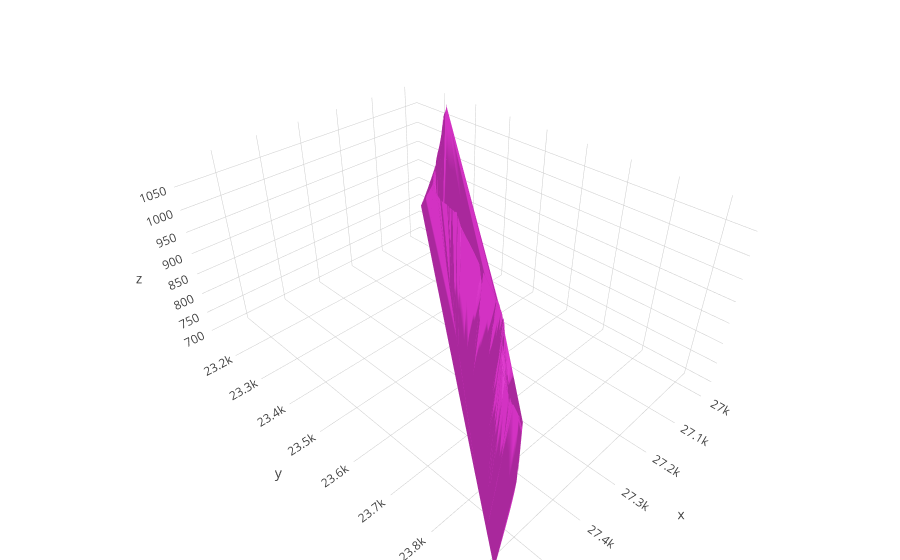

Here is the notebook cell this chart was saved with:
### Code cell
# 3d visualization with plotly
from scipy.spatial import Delaunay

# geological layers as triangulated planar surfaces
# sandstone/siltstone contact crossing PH and TH
x = [27652.8, 27470.3, 27645.2, (27652.8 + (27652.8 - 27470.3)), (27652.8 + (27652.8 - 27645.2)) ]
y = [23334.1, 23291.9, 23548.0, (23334.1 + (23334.1 - 23291.9)), (23334.1 + (23334.1 - 23548.0))]
z = [959.7, 1227.5, 1240.5, (959.7 + (959.7 - 1227.5)), (959.7 + (959.7 - 1240.5))]
points2D=np.vstack([x,y]).T
tri=Delaunay(points2D)
#triangles, lines = plotly_trisurf(x,y,z, tri.simplices, fcolor='orange', plot_edges=True)
# assign only triangles to element to allow multiple plot elements in go.Figure
sandstone = plotly_trisurf(x,y,z, tri.simplices, fcolor='rgb(211, 50, 195)', plot_edges=True)[0]

# siltstone/sandstione contact crossing PH and TH
#   for visualization taken 0.1m lower than sandstone/siltstone contact 
x = [27652.8, 27470.3, 27645.2, (27652.8 + (27652.8 - 27470.3)), (27652.8 + (27652.8 - 27645.2)) ]
y = [23334.1, 23291.9, 23548.0, (23334.1 + (23334.1 - 23291.9)), (23334.1 + (23334.1 - 23548.0))]
z = [959.6, 1227.4, 1240.4, (959.6 + (959.6 - 1227.4)), (959.6 + (959.7 - 1240.4))]
points2D=np.vstack([x,y]).T
tri=Delaunay(points2D)
#triangles, lines = plotly_trisurf(x,y,z, tri.simplices, fcolor='orange', plot_edges=True)
siltstone = plotly_trisurf(x,y,z, tri.simplices, fcolor='rgb(38, 124, 55)', plot_edges=True)[0]

# fault crossing vicinity of PH and TH
x = [28421.4,27749.1, 27654.2]
y = [23164.8, 22904.6, 23328.3]
z = [1364.5, 1189.9, 876.7]
points2D=np.vstack([x,y]).T
tri=Delaunay(points2D)
#triangles, lines = plotly_trisurf(x,y,z, tri.simplices, fcolor='orange', plot_edges=True)
fault = plotly_trisurf(x,y,z, tri.simplices, fcolor='red', plot_edges=True)[0]



# # geological layers $HOME/projects/RogunHPP/data/testing/Test71.csvas 3d surfaces from Sketchup
# # https://plot.ly/python/3d-mesh/
# vertices=np.loadtxt('/home/kaelin_joseph/projects/RogunHPP/data/testing/Test1_points.csv', 
#                     skiprows=0, delimiter=',', usecols = (0,1,2))
# unique_vertices = np.unique(vertices, axis=0)
# xx,yy,zz=zip(*unique_vertices)
# #su_surface = go.Mesh3d(x=xx,y=yy,z=zz,color='#FFB6C1',opacity=0.50)
# su_surface = go.Mesh3d(x=xx,y=yy,z=zz,color='orange',opacity=0.50)


# better method as above for 'sandstone' ??
# geological layers $HOME/projects/RogunHPP/data/testing/Test71.csvas 3d surfaces from Sketchup
vertices=np.loadtxt('/home/kaelin_joseph/projects/RogunHPP/data/testing/Test1_points.csv', 
                    skiprows=0, delimiter=',', usecols = (0,1,2))
unique_vertices = np.unique(vertices, axis=0)
xx,yy,zz=zip(*unique_vertices)
points2D=np.vstack([xx,yy]).T  #.T ->> transposes array
tri=Delaunay(points2D)
#triangles, lines = plotly_trisurf(x,y,z, tri.simplices, fcolor='orange', plot_edges=True)
#su_surface = plotly_trisurf(xx,yy,zz, tri.simplices, fcolor='rgb(211, 50, 195)', plot_edges=True)[0]
su_surface = plotly_trisurf(xx,yy,zz, tri.simplices, fcolor='rgb(211, 50, 195)', plot_edges=False)[0]







# plot alignments
ph_alignment = go.Scatter3d(
    x=ph_alignment_df['Easting'].tolist(),
    y=ph_alignment_df['Northing'].tolist(),
    z=ph_alignment_df['Elevation'].tolist(),
    mode='lines',
    line=dict(width=3,
              color='#17becf'),
    name ="PH alignment",   
)

th_alignment = go.Scatter3d(
    x=th_alignment_df['Easting'].tolist(),
    y=th_alignment_df['Northing'].tolist(),
    z=th_alignment_df['Elevation'].tolist(),
    mode='lines',
    line=dict(width=3,
              color='#9467bd'),
    name ="TH alignment",   
)

# plot grouting data
ph_stages = go.Scatter3d(
    x=(data_ph['x_stage_max']),
    y=(data_ph['y_stage_max']),
    z=(data_ph['z_stage_max']),
    mode='markers',
    marker=dict(
        size=(data_ph['Cement']/150),
        color = '#17becf',        
        opacity=1.0
    )
)

th_stages = go.Scatter3d(
    x=(data_th['x_stage_max']),
    y=(data_th['y_stage_max']),
    z=(data_th['z_stage_max']),
    mode='markers',
    marker=dict(
        size=(data_th['Cement']/150),
        color = '#9467bd',
        opacity=1.0
    )
)

#data = [triangles, lines, ph_alignment, th_alignment, ph_stages, th_stages]
#data = [sandstone, siltstone, fault, ph_alignment, th_alignment, ph_stages, th_stages]
#data = [sandstone, siltstone, ph_alignment, th_alignment, ph_stages, th_stages]
data = [su_surface]

layout = go.Layout(
    margin=dict(
        l=0,
        r=0,
        b=0,
        t=0
    ),
    
#     scene=Scene(
#         xaxis=dict(
#             range = [27500,27800]
#         ),
#         yaxis=dict(
#             range = [23200,23500]
#         ),
#         zaxis=dict(
#             range = [800,1100]
#         )
#     )
)

# axis = dict(
# showbackground=True,
# #backgroundcolor="rgb(230, 230,230)",
# #gridcolor="rgb(255, 255, 255)",
# #zerolinecolor="rgb(255, 255, 255)",
#     )
# layout = go.Layout(
#          title='test',
#          width=800,
#          height=800,
#          scene=dict(
#          xaxis=dict(axis),
#          yaxis=dict(axis),
#          zaxis=dict(axis),
#          aspectratio=dict(
#             x=1,
#             y=1,
#             z=1
#         ),
#         )
#         )

fig = go.Figure(data=data, layout=layout)
plotly.offline.iplot(fig, filename='simple-3d-scatter')

### Figure 1 — Plotly figure (JSON) as saved in the notebook; plotly's stock layout.template omitted (floating-point values rounded to 4 significant figures; data arrays with more than 128 entries replaced by an {"elided": "..."} marker saying what was removed)
{"data": [{"facecolor": {"elided": "1635 str values"}, "i": {"elided": "1635 int values"}, "j": {"elided": "1635 int values"}, "k": {"elided": "1635 int values"}, "name": "", "type": "mesh3d", "x": {"elided": "830 float values"}, "y": {"elided": "830 float values"}, "z": {"elided": "830 float values"}}], "layout": {"margin": {"b": 0, "l": 0, "r": 0, "t": 0}}}
